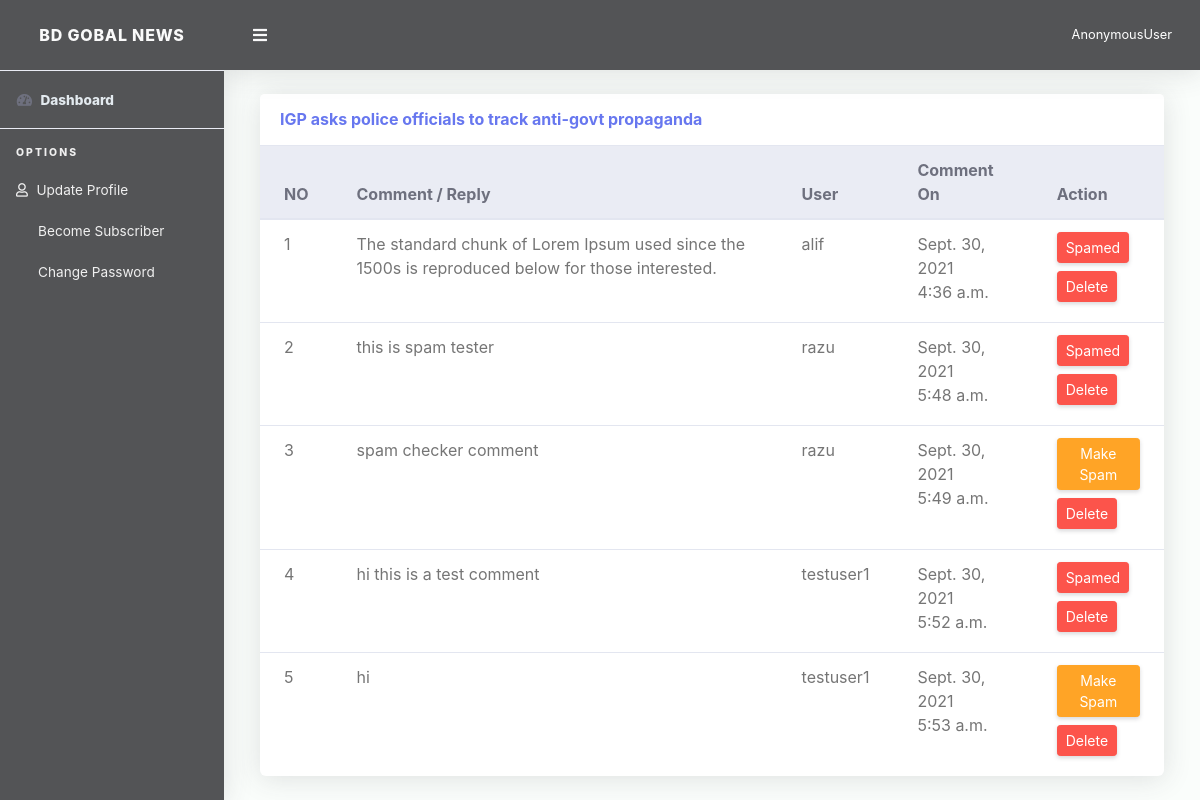
The page /accounts/editor-comments6 on the database its author committed.
### App_News/models.py (models this page shows, shortened)
class News(models.Model):
    author = models.ForeignKey(User, on_delete=models.CASCADE)
    news_title = models.CharField(max_length=200)
    category = models.ForeignKey(Category, on_delete=models.SET_NULL, null=True)
    subcategory = models.ForeignKey(Subcategory, on_delete=models.SET_NULL, null=True, blank=True)
    description = RichTextUploadingField(null=True)
    short_description = models.TextField(default="")
    thumbnail = models.ImageField(upload_to="thumbnail/", default='default.jpg')
    publish = models.BooleanField(default=True)
    draft = models.BooleanField(default=False)
    like = models.ManyToManyField(User, related_name="like", blank=True)
    spam = models.ManyToManyField(User, related_name="spam", blank=True)
    publish_date = models.DateField(auto_now=False, default=date.today, auto_now_add=False, null=True, blank=True)
    post_date = models.DateTimeField(auto_now=False, auto_now_add=True)
    def get_category_wise_comments(self):
        comments_list = Comment.objects.filter(post=self)
        return comments_list

class Comment(models.Model):
    post = models.ForeignKey(News, on_delete=models.CASCADE)
    user = models.ForeignKey(User, on_delete=models.CASCADE, blank=True, null=True)
    name = models.CharField(max_length=100, blank=True)
    email = models.EmailField(blank=True)
    reply = models.ForeignKey('Comment', on_delete=models.CASCADE, null=True, related_name="replies")
    content = models.TextField(max_length=160)
    status = models.BooleanField(default=True)
    spam = models.BooleanField(default=False)
    timestamp = models.DateTimeField(auto_now_add=True)

### App_Accounts/views.py (the view)
# urls.py: path('editor-comments<int:id>',views.MyAuthorCommentView,name='my_author_comment_view'),
def MyAuthorCommentView(request,id):
    try:
        single_news = News.objects.get(id=id)
        is_spam = False
        if single_news.spam.filter(id=request.user.id).exists():
            is_spam = True
        context = {
            'single_news': single_news,
            'is_spam': is_spam,
        }
        return render(request, 'Subscriber/my_author_single_comment.html', context)
    except:
        return redirect('App_Account:my_author_comments')

### templates/Subscriber/my_author_single_comment.html (shortened to what this page needs)
{% extends 'Subscriber/s_base.html' %}
{% load crispy_forms_tags %}
{% block content %}
<div class="container">
        <div class="col-xl-12 col-lg-7 mb-4">
              <div class="card">
                <div class="card-header py-3 d-flex flex-row align-items-center justify-content-between">
                  <h6 class="m-0 font-weight-bold text-primary">{{ single_news.news_title }}</h6>
                </div>
                <div class="table-responsive">
                  <table class="table align-items-center table-flush">
                    <thead class="thead-light">
                      <tr>
                        <th>NO</th>
                        <th>Comment / Reply</th>
                        <th>User</th>
                        <th>Comment On</th>
                        <th>Action</th>
                      </tr>
                    </thead>
                    <tbody>
                    {% for com in single_news.get_category_wise_comments %}
                      <tr>
                        <td>{{ forloop.counter }}</td>
                        <td>{{ com.content }}</td>
                        {% if com.user != None %}
                        <td>{{ com.user }}</td>
                        {% else %}
                          <td>{{ com.name }}</td>
                        {% endif %}
                        <td><span>{{com.timestamp|date}}<br>{{ com.timestamp|time }}</span></td>
                        <td id="spam_section">
                            {% include 'Subscriber/spam_button.html' %}
                        </td>
                      </tr>
                      {% empty %}
                        <tr>
                            <td colspan="10" class="text-center bg-warning">There is no comment of this News</td>
                        </tr>
                      {% endfor %}
                    </tbody>
                  </table>
                </div>
              </div>
            </div>
</div>
{% endblock %}

### templates/Subscriber/spam_button.html (shortened to what this page needs)
<form method="post" action="{% url 'App_Author:spam_user' single_news.id %}">{% csrf_token %}
{% if com.spam == True %}
<button id="spam_id" value="" class="btn btn-sm btn-danger" >Spamed</button>
{% else %}
<button id="spam_id" value="" class="btn btn-sm btn-warning" >Make Spam</button>
{% endif %}
</form>
<button class="btn btn-sm btn-danger my-2" data-toggle="modal" value="{{ com.id }}" data-target="#author_comment_delete">Delete</button>

### rows shown on the page
News: news_title "IGP asks police officials to track anti-govt propaganda"
Comment: content "The standard chunk of Lorem Ipsum used since the 1500s is reproduced below for those interested.", name "alif", timestamp "Sept. 30, 2021", timestamp "4:36 a.m.", spam "Spamed", {{ com.id }} 174 (drawn)
Comment: content "this is spam tester", name "razu", timestamp "Sept. 30, 2021", timestamp "5:48 a.m.", spam "Spamed", {{ com.id }} 180 (drawn)
Comment: content "spam checker comment", name "razu", timestamp "Sept. 30, 2021", timestamp "5:49 a.m.", spam "Make Spam", {{ com.id }} 181 (drawn)
Comment: content "hi this is a test comment", user "testuser1", timestamp "Sept. 30, 2021", timestamp "5:52 a.m.", spam "Spamed", {{ com.id }} 182 (drawn)
Comment: content "hi", user "testuser1", timestamp "Sept. 30, 2021", timestamp "5:53 a.m.", spam "Make Spam", {{ com.id }} 183 (drawn)

### other values the page prints
{{ request.user }} "AnonymousUser"
